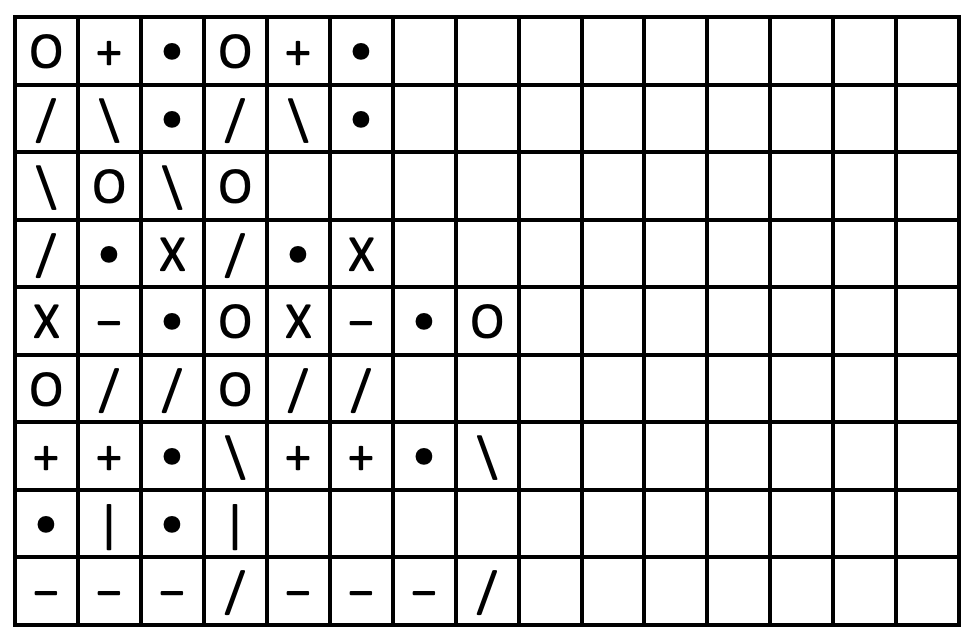
//> input picture hw2_files/p7_search.png, 978 x 640 px
$ ./p7_code   (built with g++ and OpenCV 4)
//> lines starting //> are read from the running program, lines starting //| are printed output that depends on the picture; after the words box and inside, x2 and y2 are one past the last pixel; in counts of white or black regions, pixels touching at a corner belong together
### hw2_files/find_comp_origin.h
// find_comp_origin.h

#include <opencv2/opencv.hpp>

#ifndef FIND_COMP_ORIGIN_H
#define FIND_COMP_ORIGIN_H

cv::Point find_comp_origin(cv::Mat image);

#endif

### hw2_files/label_components.h
// label_components.h

#include <opencv2/opencv.hpp>

#ifndef LABEL_COMPONENTS_H
#define LABEL_COMPONENTS_H

cv::Mat label_components(cv::Mat image);

#endif

### hw2_files/label_components.cpp
// label_components.cpp

#include <opencv2/opencv.hpp>

class Node {
	public:
		ushort id;
		Node* prev;
		Node* nextRow;
		Node* nextCol;

		Node(ushort i_id, Node* i_prev) {
			id = i_id;
			prev = i_prev;
			nextRow = NULL;
			nextCol = NULL;
		}
};


ushort findMinEquiv(ushort oldID, Node* equivTableHead) {
	Node* rowNode = equivTableHead->nextRow;
	while (rowNode != NULL) {
		Node* colNode = rowNode->nextCol;
		while (colNode != NULL) {
			if (oldID == colNode->id) {
				return rowNode->id;
			}
			colNode = colNode->nextCol;
		}
		rowNode = rowNode->nextRow;
	}
	std::cout << "ERROR: Did not find " << oldID << " in the equivTable!" << std::endl;
	return -1;
}

cv::Mat label_components(cv::Mat image) {
	int rows = image.rows;
	int cols = image.cols;


	cv::Mat compMat = cv::Mat::zeros(rows+1, cols+1, CV_16UC1);
	ushort nextCompID = 1;
	Node* equivTableHead = new Node(0, NULL);
	Node* equivTableTail = equivTableHead;
	for (int row = 0; row < rows; row++)
	{
		for (int col = 0; col < cols; col++)
		{
			if (image.at<uint8_t>(row, col)) {
				if (compMat.at<ushort>(row, col+1)) {
					compMat.at<ushort>(row+1, col+1) = compMat.at<ushort>(row, col+1);
					ushort aboveID = compMat.at<ushort>(row, col+1);
					ushort leftID = compMat.at<ushort>(row+1, col);
					if (leftID && aboveID != leftID) {
						// Equivalent
						Node* aboveNode = NULL;
						Node* aboveNodeRow = NULL;
						Node* leftNode = NULL;
						Node* leftNodeRow = NULL;
						Node* rowNode = equivTableHead->nextRow;
						while (rowNode != NULL) {
							Node* colNode = rowNode;
							while (colNode != NULL) {
								if (colNode->id == aboveID || colNode->id == leftID) {
									if (colNode->id == aboveID) {
										aboveNode = colNode;
										aboveNodeRow = rowNode;
									}
									else {
										leftNode = colNode;
										leftNodeRow = rowNode;
									}
									if (aboveNode != NULL && leftNode != NULL) {
										if (aboveNodeRow != leftNodeRow) {
											Node* smallerRow;
											Node* largerRow;
											if (aboveNodeRow->id <= leftNodeRow->id) {
												smallerRow = aboveNodeRow;
												largerRow = leftNodeRow;
											}
											else {
												smallerRow = aboveNodeRow;
												largerRow = leftNodeRow;
											}

											// Remove larger row from row list
											largerRow->prev->nextRow = largerRow->nextRow;
											if (largerRow != equivTableTail) {
												largerRow->nextRow->prev = largerRow->prev;
											}
											else {
												equivTableTail = largerRow->prev;
											}

											// Place larger row at end of smaller row
											Node* endOfSmallerRow = smallerRow;
											while (endOfSmallerRow->nextCol != NULL) {
												endOfSmallerRow = endOfSmallerRow->nextCol;
											}
											endOfSmallerRow->nextCol = largerRow;
											largerRow->prev = endOfSmallerRow;
											largerRow->nextRow = NULL;
										}
										// else they're already equivalent
										goto resolvedEquivs;
									}
								}
								colNode = colNode->nextCol;
							}
							rowNode = rowNode->nextRow;
						}
					}
				}
				else if (compMat.at<ushort>(row+1, col)) {
					compMat.at<ushort>(row+1, col+1) = compMat.at<ushort>(row+1, col);
				}
				else
				{
					compMat.at<ushort>(row+1, col+1) = nextCompID;
					Node* nextNodeID = new Node(nextCompID, equivTableTail);
					equivTableTail->nextRow = nextNodeID;
					equivTableTail = nextNodeID;
					++nextCompID;
				}
			}
			resolvedEquivs: true;
		}
	}
	cv::Mat retMat;
	compMat(cv::Range(1, compMat.rows), cv::Range(1, compMat.cols)).copyTo(retMat);

	nextCompID = 1;
	Node* rowNode = equivTableHead->nextRow;
	while (rowNode != NULL) {
		Node* newRowHead = new Node(nextCompID, rowNode->prev);
		newRowHead->prev->nextRow = newRowHead;
		rowNode->prev = newRowHead;
		newRowHead->nextCol = rowNode;
		newRowHead->nextRow = rowNode->nextRow;
		rowNode->nextRow = NULL;
		if (newRowHead->nextRow != NULL) {
			newRowHead->nextRow->prev = newRowHead;
		}
		++nextCompID;
		rowNode = newRowHead->nextRow;
	}

	// Really should optimize this but it should be good enough
	// For every image component, search through equivTable and assign equivalent ID
	for (int row = 0; row < rows; row++)
	{
		for (int col = 0; col < cols; col++)
		{
			ushort oldID = retMat.at<ushort>(row, col);
			if (oldID > 0) {
				retMat.at<ushort>(row, col) = findMinEquiv(oldID, equivTableHead);
			}
		}
	}

	return retMat;
}

### hw2_files/p7_code.cpp
//insert your code in Part_7/p7_code.cpp
//edit the file extension and web template to match your programing language

#include <iostream>
#include <opencv2/opencv.hpp>
#include "label_components.h"
#include "find_comp_origin.h"

int main(int argc, char** argv) {

	cv::Mat img_gry, img_bw;
	img_gry = cv::imread("../p7_search.png", 0); // flag = 0 => CV_LOAD_IMAGE_GRAYSCALE
//> img_gry is the input picture: 640 rows x 978 cols, CV_8UC1; min 0, max 255, mean 219.1

	if (img_gry.empty()) {
		std::cout << "Input 1 is not a valid image file" << std::endl;
		return -1;
	}
	cv::threshold(img_gry,  img_bw,  0.5, 255, cv::THRESH_BINARY_INV);
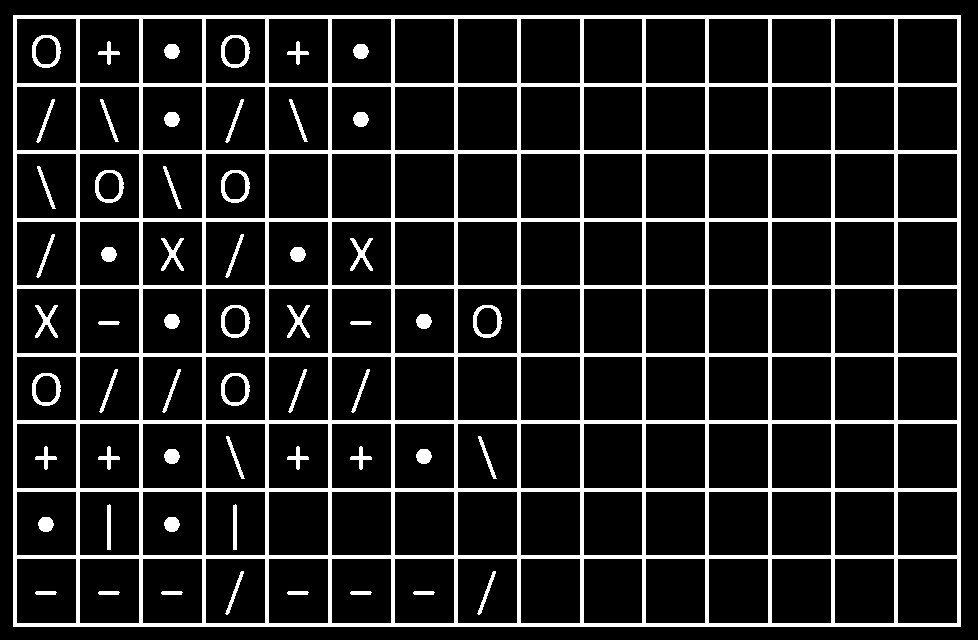
//> img_bw: 640 rows x 978 cols, CV_8UC1; 13.6% white; 57 white regions, largest, box (x1, y1, x2, y2) and area: (13, 15, 961, 627) 74528, (32, 35, 61, 68) 353, (221, 35, 250, 68) 353

	cv::Mat compMat = label_components(img_bw);
//> the loop in label_components, `for (int row = 0; row < rows; row++)` made 640 passes
//> nextCompID on passes 1 to 3: 1, 1, 1
//> after the loop in label_components, `for (int row = 0; row < rows; row++)`:
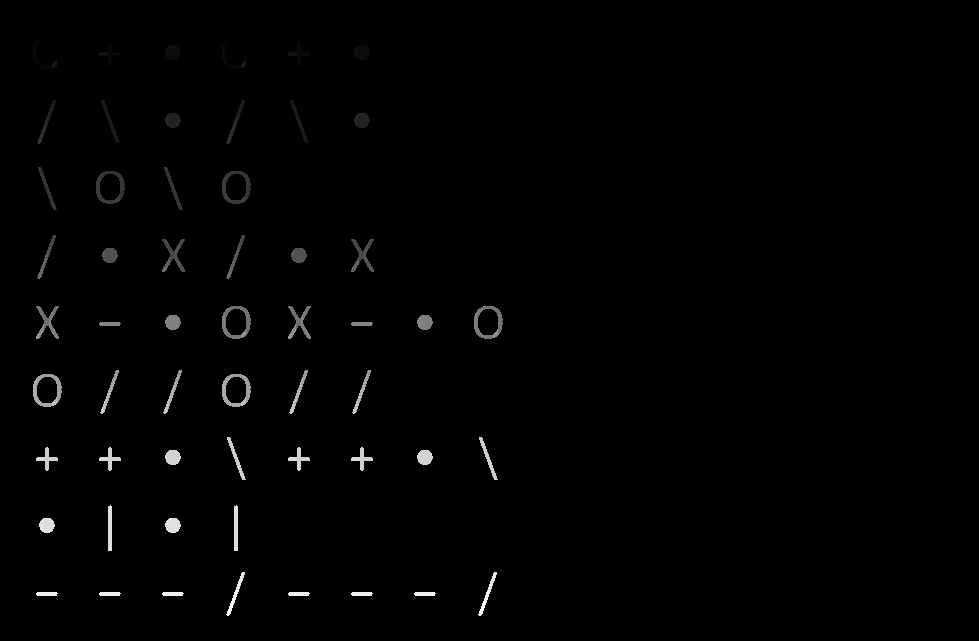
//> compMat: 641 rows x 979 cols, CV_16UC1; min 0, max 449, mean 3.8; drawn with min black and max white
//> after the loop in label_components, `for (int row = 0; row < rows; row++)`: nextCompID = 450
//> the loop in label_components, `while (rowNode != NULL)` made 57 passes
//> after the loop in label_components, `while (rowNode != NULL)`: nextCompID = 58
//> after the loop in label_components, `for (int row = 0; row < rows; row++)`:
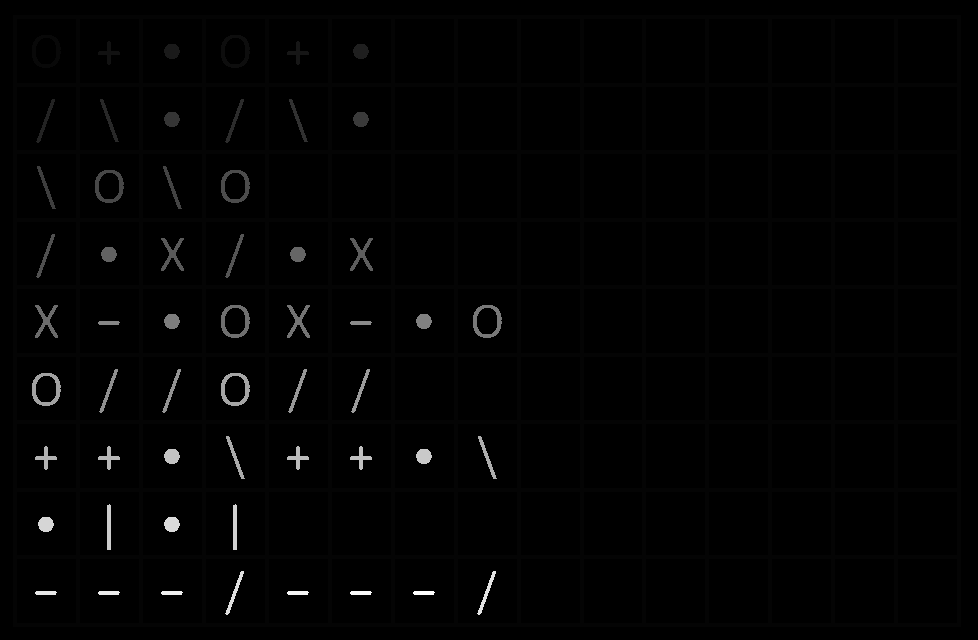
//> retMat: 640 rows x 978 cols, CV_16UC1; min 0, max 57, mean 0.6; drawn with min black and max white

	const uint8_t numSymbols = 1;
	const char* symbolFiles[numSymbols] = {
		"../../Symbol_Cutouts/X.png"
	};
	const char* replaceFiles[numSymbols] = {
		"../../Symbol_Cutouts/Y.png"
	};
	cv::Mat replacedMats[numSymbols];

	for (uint8_t symInd = 0; symInd < numSymbols; ++symInd) {
		cv::Mat img_grySym, img_gryRepl, img_bwSym, img_bwRepl;
		img_grySym = cv::imread(symbolFiles[symInd], 0); // flag = 0 => CV_LOAD_IMAGE_GRAYSCALE
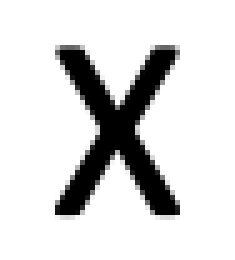
//> input picture Symbol_Cutouts/X.png, 47 x 52 px (shown 5 times larger)
//> img_grySym is the input picture: 52 rows x 47 cols, CV_8UC1; min 0, max 255, mean 216.7
		if (img_grySym.empty()) {
			std::cout << "Symbol " << symInd << " is not a valid image file" << std::endl;
			return -1;
		}
		img_gryRepl = cv::imread(replaceFiles[symInd], 0); // flag = 0 => CV_LOAD_IMAGE_GRAYSCALE
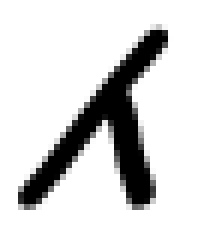
//> input picture Symbol_Cutouts/Y.png, 36 x 40 px (shown 6 times larger)
//> img_gryRepl is the input picture: 40 rows x 36 cols, CV_8UC1; min 0, max 255, mean 215.3
		if (img_grySym.empty()) {
			std::cout << "Replacement " << symInd << " is not a valid image file" << std::endl;
			return -1;
		}

		cv::threshold(img_grySym, img_bwSym, 0.5, 255, cv::THRESH_BINARY_INV);
//> img_bwSym: 52 rows x 47 cols, CV_8UC1; 11.5% white; 1 white region, box (x1, y1, x2, y2) and area: (12, 10, 35, 43) 281
		cv::threshold(img_gryRepl, img_bwRepl, 0.5, 255, cv::THRESH_BINARY_INV);
//> img_bwRepl: 40 rows x 36 cols, CV_8UC1; 10.8% white; 1 white region, box (x1, y1, x2, y2) and area: (4, 5, 27, 34) 156

		// Filter everything except Symbols
		cv::Mat SE_sym, img_sym_erode, img_sym, img_repl;
		cv::Mat SE_disk = 255 * cv::Mat::ones(3, 3, CV_8UC1);
		cv::erode(img_bw, img_sym_erode, img_bwSym);
//> img_sym_erode: 640 rows x 978 cols, CV_8UC1; 0% white in thin lines or dots, all inside (x1, y1, x2, y2) = (46, 254, 362, 322)
		cv::dilate(img_sym_erode, img_sym, img_bwSym);
//> img_sym: 640 rows x 978 cols, CV_8UC1; 0.18% white; 4 white regions, box (x1, y1, x2, y2) and area: (161, 238, 184, 271) 281, (350, 238, 373, 271) 281, (35, 305, 58, 338) 281, (287, 305, 310, 338) 281
		cv::dilate(img_sym, img_sym, SE_disk);
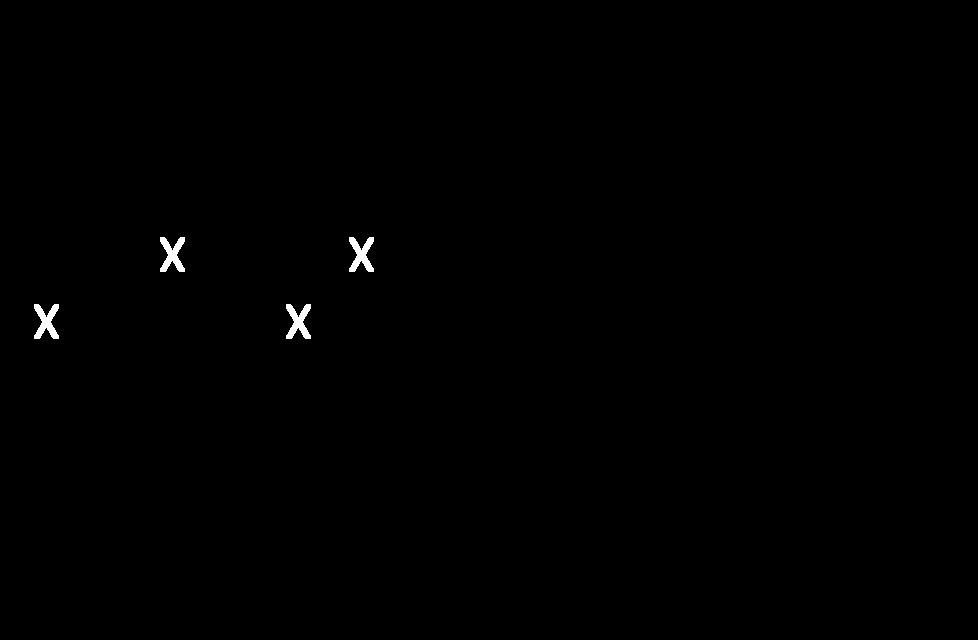
//> img_sym: 640 rows x 978 cols, CV_8UC1; 0.31% white; 4 white regions, box (x1, y1, x2, y2) and area: (160, 237, 185, 272) 479, (349, 237, 374, 272) 479, (34, 304, 59, 339) 479, (286, 304, 311, 339) 479
		cv::dilate(img_sym_erode, img_repl, img_bwRepl);
//> img_repl: 640 rows x 978 cols, CV_8UC1; 0.1% white; 4 white regions, box (x1, y1, x2, y2) and area: (164, 241, 187, 270) 156, (353, 241, 376, 270) 156, (38, 308, 61, 337) 156, (290, 308, 313, 337) 156

		replacedMats[symInd] = img_repl;

		// Remove img_sym from img_bw
		cv::bitwise_not(img_bw - img_sym, img_bw);
		cv::bitwise_not(img_bw, img_bw);
	}

	int rows = compMat.rows;
//> rows = 640
	int cols = compMat.cols;
//> cols = 978

	for (int symInd = 0; symInd < numSymbols; ++symInd) {
		img_bw = img_bw | replacedMats[symInd];
	}
	cv::bitwise_not(img_bw, img_bw);
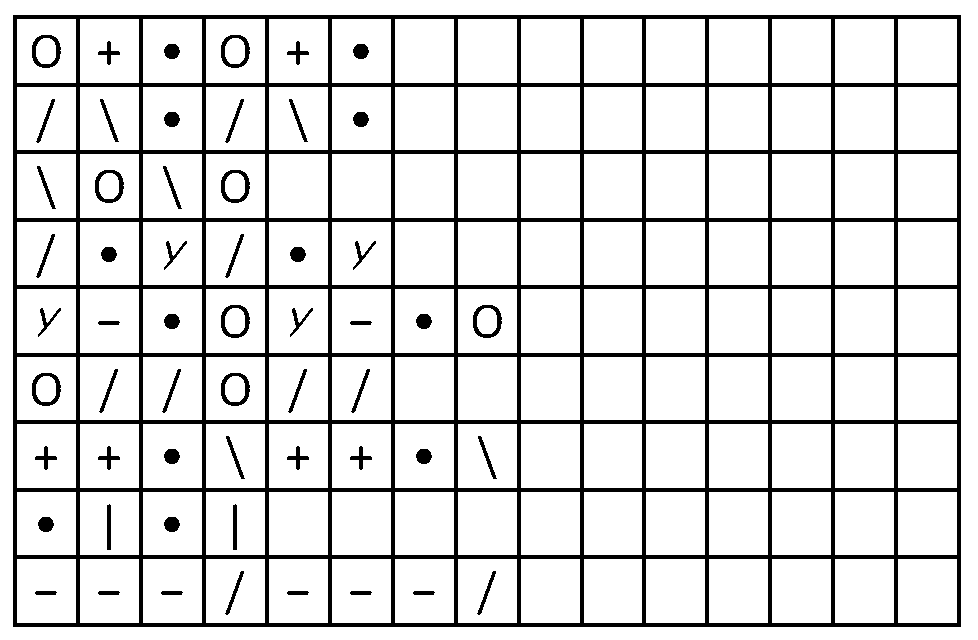
//> img_bw: 640 rows x 978 cols, CV_8UC1; 86.4% white; 57 black regions, largest, box (x1, y1, x2, y2) and area: (13, 15, 961, 627) 74528, (32, 35, 61, 68) 353, (221, 35, 250, 68) 353

	cv::imwrite("p7_image.png", img_bw);

	return 0;
}
